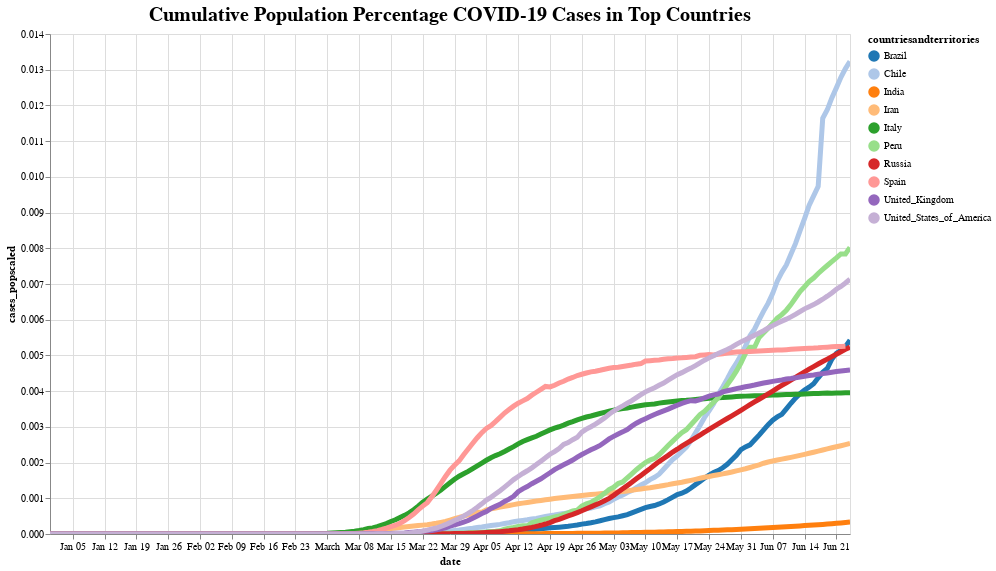

Notebook cell for this chart:
### Code cell
highlight = alt.selection(type='single', on='mouseover',
                         fields=['countriesandterritories'], nearest=True)

base = alt.Chart(geo_cumulative).encode(
    x='date:T',
    y='cases_popscaled:Q',
    color = alt.Color('countriesandterritories:N',
        scale=alt.Scale(scheme='category20')
))

points = base.mark_circle().encode(
    opacity=alt.value(0)
).add_selection(
    highlight
).properties(
    width=600
).properties(
    width = 800,
    height = 500,
    title = "Cumulative Population Percentage COVID-19 Cases in Top Countries"
).interactive()

lines = base.mark_line().encode(
    size=alt.condition(~highlight, alt.value(3), alt.value(5))
)

(points + lines).configure_title(
    fontSize=20,
    font='Courier',
    color='black'
).display(renderer = 'svg')

### Figure 1 — Vega-Lite specification as saved in the notebook (floating-point values rounded to 4 significant figures; data arrays with more than 128 entries replaced by an {"elided": "..."} marker saying what was removed)
{"config": {"view": {"continuousWidth": 400, "continuousHeight": 300}, "title": {"color": "black", "font": "Courier", "fontSize": 20}}, "layer": [{"mark": "circle", "encoding": {"color": {"type": "nominal", "field": "countriesandterritories", "scale": {"scheme": "category20"}}, "opacity": {"value": 0}, "x": {"type": "temporal", "field": "date"}, "y": {"type": "quantitative", "field": "cases_popscaled"}}, "height": 500, "selection": {"selector005": {"type": "single", "on": "mouseover", "fields": ["countriesandterritories"], "nearest": true}, "selector006": {"type": "interval", "bind": "scales", "encodings": ["x", "y"]}}, "title": "Cumulative Population Percentage COVID-19 Cases in Top Countries", "width": 800}, {"mark": "line", "encoding": {"color": {"type": "nominal", "field": "countriesandterritories", "scale": {"scheme": "category20"}}, "size": {"condition": {"value": 3, "selection": {"not": "selector005"}}, "value": 5}, "x": {"type": "temporal", "field": "date"}, "y": {"type": "quantitative", "field": "cases_popscaled"}}}], "data": {"name": "data-95294ff20ee2d139ec85508d485ffd82"}, "$schema": "https://vega.github.io/schema/vega-lite/v4.0.2.json", "datasets": {"data-95294ff20ee2d139ec85508d485ffd82": {"elided": "1635 records"}}}
